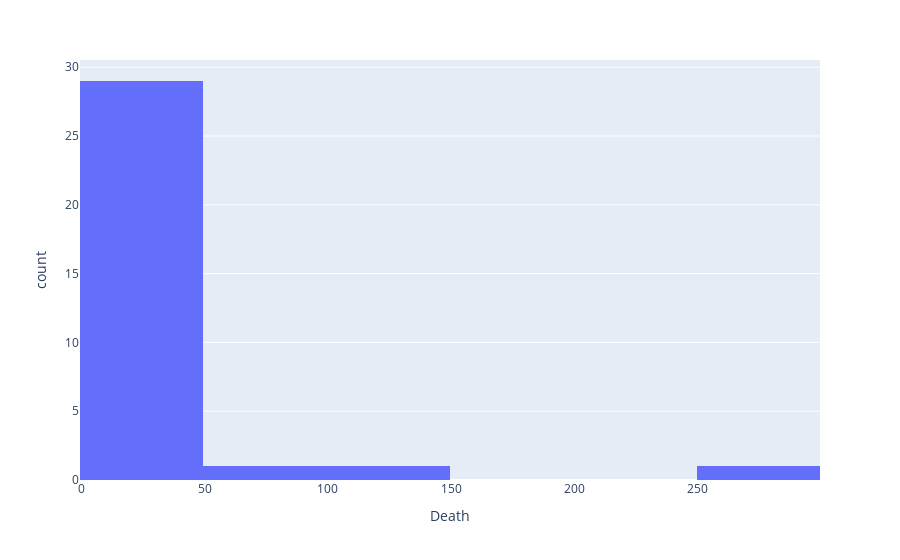

Write notebook code for a chart like this one.
### Code cell
fig = px.histogram(df, x= "Death")
fig.show()

### Figure 1 — Plotly figure (JSON) as saved in the notebook; plotly's stock layout.template omitted (floating-point values rounded to 4 significant figures)
{"data": [{"alignmentgroup": "True", "bingroup": "x", "hovertemplate": "Death=%{x}<br>count=%{y}<extra></extra>", "legendgroup": "", "marker": {"color": "#636efa", "pattern": {"shape": ""}}, "name": "", "offsetgroup": "", "orientation": "v", "showlegend": false, "type": "histogram", "x": [0, 24, 0, 1, 2, 0, 0, 48, 0, 103, 3, 1, 5, 3, 17, 3, 0, 80, 269, 0, 1, 0, 1, 0, 16, 27, 18, 23, 0, 0, 21, 15], "xaxis": "x", "yaxis": "y"}], "layout": {"barmode": "relative", "legend": {"tracegroupgap": 0}, "margin": {"t": 60}, "xaxis": {"anchor": "y", "domain": [0, 1], "title": {"text": "Death"}}, "yaxis": {"anchor": "x", "domain": [0, 1], "title": {"text": "count"}}}}
